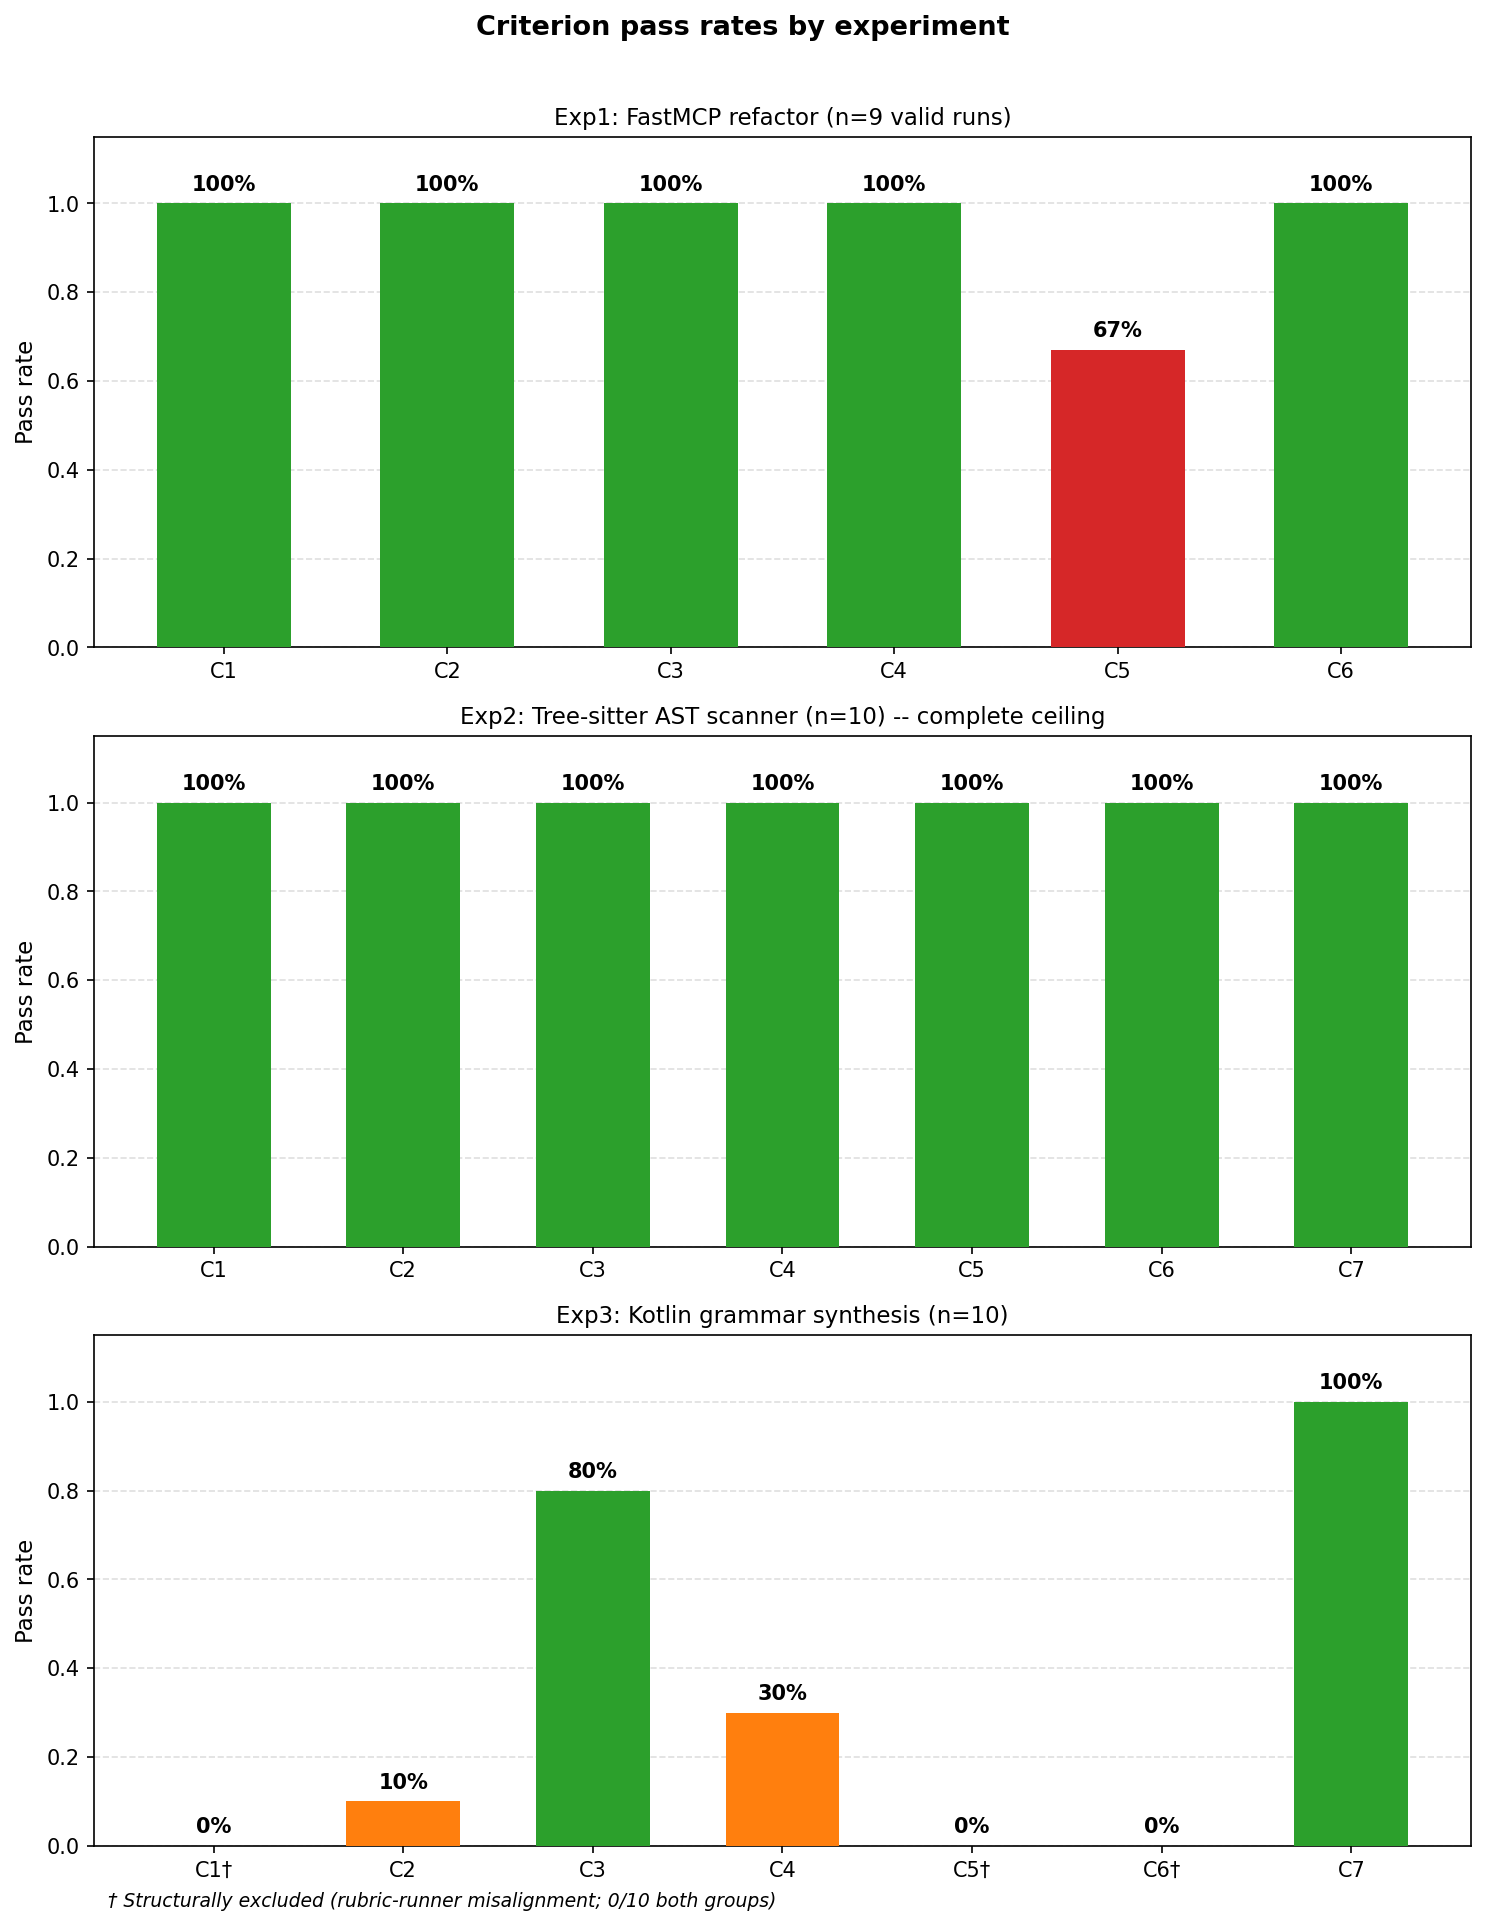

Here is the Python script that generated this plot:
import matplotlib
matplotlib.use('Agg')
import matplotlib.pyplot as plt
from matplotlib.lines import Line2D

# Exp1 data
criteria_exp1 = ["C1", "C2", "C3", "C4", "C5", "C6"]
rates_exp1 = [1.0, 1.0, 1.0, 1.0, 0.67, 1.0]
colors_exp1 = ["#2ca02c", "#2ca02c", "#2ca02c", "#2ca02c", "#d62728", "#2ca02c"]

# Exp2 data -- complete ceiling, all 7 criteria at 100%
criteria_exp2 = ["C1", "C2", "C3", "C4", "C5", "C6", "C7"]
rates_exp2 = [1.0, 1.0, 1.0, 1.0, 1.0, 1.0, 1.0]
colors_exp2 = ["#2ca02c"] * 7

# Exp3 data
criteria_exp3 = ["C1\u2020", "C2", "C3", "C4", "C5\u2020", "C6\u2020", "C7"]
rates_exp3 = [0.0, 0.10, 0.80, 0.30, 0.0, 0.0, 1.0]
colors_exp3 = ["#aaaaaa", "#ff7f0e", "#2ca02c", "#ff7f0e", "#aaaaaa", "#aaaaaa", "#2ca02c"]

fig, (ax1, ax2, ax3) = plt.subplots(3, 1, figsize=(10, 13))

# Panel 1: Exp1
bars1 = ax1.bar(range(6), rates_exp1, color=colors_exp1, width=0.6, zorder=3)
ax1.set_ylabel('Pass rate', fontsize=11)
ax1.set_title('Exp1: FastMCP refactor (n=9 valid runs)', fontsize=11)
ax1.set_ylim(0, 1.15)
ax1.yaxis.grid(True, linestyle='--', alpha=0.4, zorder=0)
ax1.set_axisbelow(True)
ax1.set_xticks(range(6))
ax1.set_xticklabels(criteria_exp1, fontsize=10)
for i, bar in enumerate(bars1):
    r = rates_exp1[i]
    ax1.text(bar.get_x() + bar.get_width() / 2, r + 0.02,
             f"{r:.0%}", ha='center', va='bottom', fontsize=10, fontweight='bold')

# Panel 2: Exp2
bars2 = ax2.bar(range(7), rates_exp2, color=colors_exp2, width=0.6, zorder=3)
ax2.set_ylabel('Pass rate', fontsize=11)
ax2.set_title('Exp2: Tree-sitter AST scanner (n=10) -- complete ceiling', fontsize=11)
ax2.set_ylim(0, 1.15)
ax2.yaxis.grid(True, linestyle='--', alpha=0.4, zorder=0)
ax2.set_axisbelow(True)
ax2.set_xticks(range(7))
ax2.set_xticklabels(criteria_exp2, fontsize=10)
for i, bar in enumerate(bars2):
    r = rates_exp2[i]
    ax2.text(bar.get_x() + bar.get_width() / 2, r + 0.02,
             f"{r:.0%}", ha='center', va='bottom', fontsize=10, fontweight='bold')

# Panel 3: Exp3
bars3 = ax3.bar(range(7), rates_exp3, color=colors_exp3, width=0.6, zorder=3)
ax3.set_ylabel('Pass rate', fontsize=11)
ax3.set_title('Exp3: Kotlin grammar synthesis (n=10)', fontsize=11)
ax3.set_ylim(0, 1.15)
ax3.yaxis.grid(True, linestyle='--', alpha=0.4, zorder=0)
ax3.set_axisbelow(True)
ax3.set_xticks(range(7))
ax3.set_xticklabels(criteria_exp3, fontsize=10)
for i, bar in enumerate(bars3):
    r = rates_exp3[i]
    ax3.text(bar.get_x() + bar.get_width() / 2, r + 0.02,
             f"{r:.0%}", ha='center', va='bottom', fontsize=10, fontweight='bold')
ax3.text(0.01, -0.12, '\u2020 Structurally excluded (rubric-runner misalignment; 0/10 both groups)',
         transform=ax3.transAxes, fontsize=9, style='italic')

fig.suptitle('Criterion pass rates by experiment', fontsize=13, fontweight='bold')
plt.tight_layout(rect=[0, 0, 1, 0.97])
plt.savefig('figures/fig2-criterion-pass-rates.png', dpi=150, bbox_inches='tight')
print('Saved figures/fig2-criterion-pass-rates.png')
